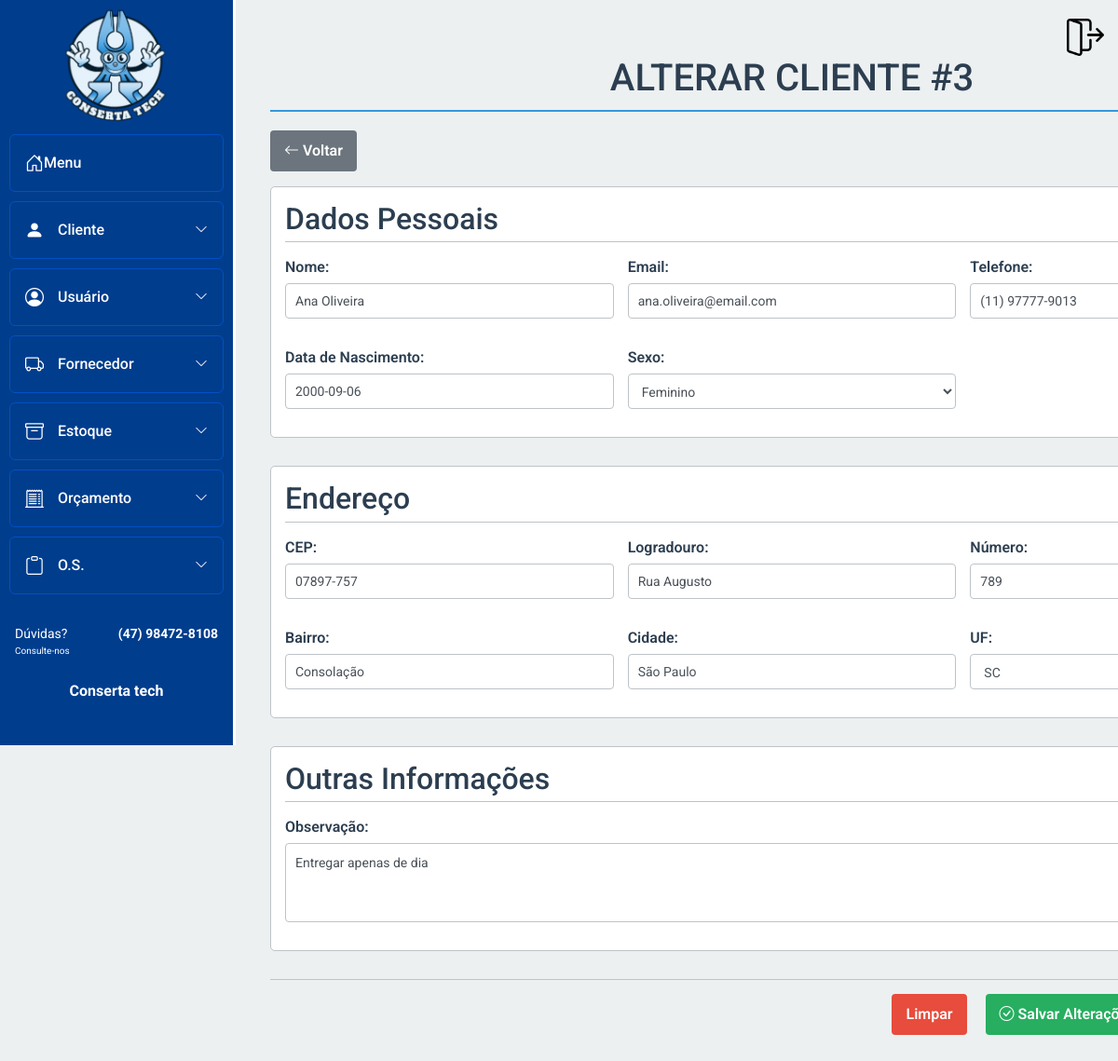
Screenshot of /sa_mod_bd/Cliente/alterar_cliente.php?id=3 (signed in) with the database file from the repository.
### tables this page shows
CREATE TABLE `cliente` (
  `id_cliente` int(11) NOT NULL,
  `id_usuario` int(11) NOT NULL,
  `email` varchar(100) DEFAULT NULL,
  `cpf` varchar(18) DEFAULT NULL,
  `nome` varchar(40) DEFAULT NULL,
  `observacao` varchar(255) DEFAULT NULL,
  `data_nasc` date DEFAULT NULL,
  `data_cad` date DEFAULT NULL,
  `sexo` enum('M','F') DEFAULT NULL,
  `cep` varchar(10) DEFAULT NULL,
  `logradouro` varchar(80) DEFAULT NULL,
  `tipo` varchar(20) DEFAULT NULL,
  `complemento` varchar(15) DEFAULT NULL,
  `numero` int(11) DEFAULT NULL,
  `cidade` varchar(30) DEFAULT NULL,
  `telefone` varchar(18) DEFAULT NULL,
  `uf` varchar(2) DEFAULT NULL,
  `bairro` varchar(20) DEFAULT NULL,
  `inativo` tinyint(4) DEFAULT 0
);

### sa_mod_bd/Cliente/alterar_cliente.php (the view, shortened to what this page needs)
<?php
require '../Conexao/conexao.php';
$clienteAtual = null;
if (isset($_GET['id']) && is_numeric($_GET['id'])) {
    $id_cliente = $_GET['id'];
    $sql = "SELECT * FROM cliente WHERE id_cliente=:id";
    $stmt = $pdo->prepare($sql);
    $stmt->bindParam(':id', $id_cliente, PDO::PARAM_INT);
    $stmt->execute();
    $clienteAtual = $stmt->fetch(PDO::FETCH_ASSOC);
} else {
    header("Location: buscar_cliente.php?msg=warning&text=Nenhum cliente selecionado!");
    exit;
}
function safe_html($value)
{
    return $value !== null ? htmlspecialchars($value) : '';
}
?>
<!DOCTYPE html>
<html lang="pt-br">
<head>
    <link rel="stylesheet" href="../bootstrap/css/bootstrap.min.css">
    <link rel="stylesheet" href="https://cdn.jsdelivr.net/npm/bootstrap-icons@1.10.3/font/bootstrap-icons.css" />
    <link rel="stylesheet" href="../Menu_lateral/css-home-bar.css" />
    <link rel="stylesheet" href="https://cdn.jsdelivr.net/npm/flatpickr/dist/flatpickr.min.css">
    <link rel="stylesheet" href="https://cdn.jsdelivr.net/npm/notyf@3/notyf.min.css">
    <link rel="stylesheet" href="alterar.css">
</head>
<body>
    <div class="container">
        <h1>ALTERAR CLIENTE #<?= safe_html($clienteAtual['id_cliente'] ?? '') ?></h1>
        <?php include("../Menu_lateral/menu.php"); ?>
        <div class="mb-3">
            <a href="buscar_cliente.php" class="btn btn-secondary">
                <i class="bi bi-arrow-left"></i> Voltar
            </a>
        </div>
        <?php if ($clienteAtual): ?>
            <form method="POST">
                <div class="form-section">
                    <h2>Dados Pessoais</h2>
                    <div class="campos_juridica">
                        <div class="linha">
                            <label for="nome_cliente">Nome:</label>
                            <input type="text" id="nome_cliente" name="nome" class="form-control"
                                value="<?= safe_html($clienteAtual['nome'] ?? '') ?>" required>
                        </div>
                        <div class="linha">
                            <label for="email">Email:</label>
                            <input type="email" id="email" name="email" class="form-control"
                                value="<?= safe_html($clienteAtual['email'] ?? '') ?>" required>
                        </div>
                        <div class="linha">
                            <label for="telefone">Telefone:</label>
                            <input type="text" id="telefone" name="telefone" class="form-control"
                                value="<?= safe_html($clienteAtual['telefone'] ?? '') ?>">
                        </div>
                        <div class="linha">
                            <label for="data_nasc">Data de Nascimento:</label>
                            <input type="text" id="data_nasc" name="data_nasc" class="form-control"
                                value="<?= safe_html($clienteAtual['data_nasc'] ?? '') ?>">
                        </div>
                        <div class="linha">
                            <label for="sexo">Sexo:</label>
                            <select id="sexo" name="sexo" class="form-control">
                                <option value="F" <?= ($clienteAtual['sexo'] == 'F') ? 'selected' : '' ?>>Feminino</option>
                            </select>
                        </div>
                    </div>
                </div>
                <div class="form-section">
                    <h2>Endereço</h2>
                    <div class="campos_juridica">
                        <div class="linha">
                            <label for="cep">CEP:</label>
                            <input type="text" id="cep" name="cep" class="form-control"
                                value="<?= safe_html($clienteAtual['cep'] ?? '') ?>">
                        </div>
                        <div class="linha">
                            <label for="logradouro">Logradouro:</label>
                            <input type="text" id="logradouro" name="logradouro" class="form-control"
                                value="<?= safe_html($clienteAtual['logradouro'] ?? '') ?>">
                        </div>
                        <div class="linha">
                            <label for="numero">Número:</label>
                            <input type="text" id="numero" name="numero" class="form-control"
                                value="<?= safe_html($clienteAtual['numero'] ?? '') ?>">
                        </div>
                        <div class="linha">
                            <label for="bairro">Bairro:</label>
                            <input type="text" id="bairro" name="bairro" class="form-control"
                                value="<?= safe_html($clienteAtual['bairro'] ?? '') ?>">
                        </div>
                        <div class="linha">
                            <label for="cidade">Cidade:</label>
                            <input type="text" id="cidade" name="cidade" class="form-control"
                                value="<?= safe_html($clienteAtual['cidade'] ?? '') ?>">
                        </div>
                        <div class="linha">
                            <label for="uf">UF:</label>
                            <select id="uf" name="uf" class="form-control">
                                <?php
                                $ufs = ['AC', 'AL', 'AP', 'AM', 'BA', 'CE', 'DF', 'ES', 'GO', 'MA', 'MT', 'MS', 'MG', 'PA', 'PB', 'PR', 'PE', 'PI', 'RJ', 'RN', 'RS', 'RO', 'RR', 'SC', 'SP', 'SE', 'TO'];
                                foreach ($ufs as $uf) {
                                    $selected = ($clienteAtual['uf'] == $uf) ? 'selected' : '';
                                    echo "<option value='$uf' $selected>$uf</option>";
                                }
                                ?>
                            </select>
                        </div>
                    </div>
                </div>
                <div class="form-section">
                    <h2>Outras Informações</h2>
                    <div class="campos_juridica">
                        <div class="linha" style="grid-column: 1 / -1;">
                            <label for="observacao">Observação:</label>
                            <textarea id="observacao" name="observacao" class="form-control"
                                rows="3"><?= safe_html($clienteAtual['observacao'] ?? '') ?></textarea>
                        </div>
                    </div>
                </div>
                <div class="container-botoes">
                    <button type="reset" class="btn btn-limpar">Limpar</button>
                    <button type="submit" class="btn btn-enviar">
                        <i class="bi bi-check-circle"></i> Salvar Alterações
                    </button>
                </div>
            </form>
        <?php endif; ?>
    </div>
</body>
</html>

### sa_mod_bd/Menu_lateral/menu.php (shortened to what this page needs)
<div id="menu-container">
  <button class="sair" title="sair da conta">
    <img src="../img/logout.png" alt="Sair">
  </button>
  <nav class="menu-lateral">
    <div class="top-menu">
      <ul>
        <button class="fixar-menu" id="fixar_menu">
          <img src="../img/techinho.png" alt="">
        </button>
        <li class="item-menu">
          <a href="../Principal/main.php" class="menu-link">
            <span class="icon"><i class="bi bi-house-door"></i></span>
            <span class="txt-link">Menu</span>
          </a>
        </li>
        <li class="item-menu">
          <a href="#" id="cliente" class="menu-link">
            <span class="icon"><i class="bi bi-person-fill"></i></span>
            <div class="txt-link-container">
              <span class="txt-link">Cliente</span>
              <i class="bi bi-chevron-down"></i>
            </div>
          </a>
        </li>
        <li class="item-menu">
          <a href="#" id="usuario" class="menu-link">
            <span class="icon"><i class="bi bi-person-circle"></i></span>
            <div class="txt-link-container">
              <span class="txt-link">Usuário</span>
              <i class="bi bi-chevron-down"></i>
            </div>
          </a>
        </li>
        <li class="item-menu">
          <a href="#" id="fornecedor" class="menu-link">
            <span class="icon"><i class="bi bi-truck"></i></span>
            <div class="txt-link-container">
              <span class="txt-link">Fornecedor</span>
              <i class="bi bi-chevron-down"></i>
            </div>
          </a>
        </li>
        <li class="item-menu">
          <a href="#" id="estoque" class="menu-link">
            <span class="icon"><i class="bi bi-archive"></i></span>
            <div class="txt-link-container">
              <span class="txt-link">Estoque</span>
              <i class="bi bi-chevron-down"></i>
            </div>
          </a>
        </li>
        <li class="item-menu">
          <a href="#" id="orcamento" class="menu-link">
            <span class="icon"><i class="bi bi-receipt-cutoff"></i></span>
            <div class="txt-link-container">
              <span class="txt-link">Orçamento</span>
              <i class="bi bi-chevron-down"></i>
            </div>
          </a>
        </li>
        <li class="item-menu">
          <a href="#" id="os" class="menu-link">
            <span class="icon"><i class="bi bi-clipboard"></i></span>
            <div class="txt-link-container">
              <span class="txt-link">O.S.</span>
              <i class="bi bi-chevron-down"></i>
            </div>
          </a>
        </li>
      </ul>
    </div>
    <div class="footer-contato">
      <div class="linha-info">
        <p class="duvidas">Dúvidas?<br><span>Consulte-nos</span></p>
        <p class="telefone">(47) 98472-8108</p>
      </div>
      <p class="empresa">Conserta tech</p>
    </div>
  </nav>
</div>
<link rel="stylesheet" href="css-home-bar.css">

### sa_mod_bd/Menu_lateral/css-home-bar.css (style rules this page uses)
* { margin: 0; padding: 0; box-sizing: border-box; font-family: 'Roboto', sans-serif; }
html, body { height: 100%; overflow-x: hidden; }
.menu-lateral { width: 60px; height: 100vh; background-color: #013d8d; padding: 0; box-shadow: 3px 0 0 #fff; position: fixed; top: 0; left: 0; display: flex; flex-direction: column; overflow-y: auto; padding-bottom: 20px; transition: width 0.5s ease-in; scrollbar-width: none; z-index: 1000; }
.top-menu { flex-grow: 1; }
.menu-lateral ul { list-style: none; padding-left: 0; margin: 0; display: flex; flex-direction: column; flex-grow: 1; }
.menu-lateral ul li { margin-bottom: 10px; padding: 0 10px; }
.item-menu { position: relative; display: flex; flex-direction: column; border-radius: 0.375rem; overflow: hidden; margin-bottom: 8px; }
.menu-link { color: #fff; text-decoration: none; font-size: 16px; padding: 15px 16px; display: flex; align-items: center; background-color: #013d8d; border: 1px solid #0250c5; border-radius: 0.375rem; transition: all 0.3s ease; min-width: 0; }
.txt-link-container { display: flex; align-items: center; justify-content: space-between; flex-grow: 1; min-width: 0; margin-left: 15px; }
.txt-link { font-weight: 500; white-space: nowrap; overflow: hidden; text-overflow: ellipsis; flex-grow: 1; min-width: 0; }
.menu-link .bi-chevron-down { font-size: 14px; transition: transform 0.3s ease; margin-left: 10px; flex-shrink: 0; }
.menu-link .icon i { font-size: 20px; width: 24px; text-align: center; flex-shrink: 0; }
.footer-contato { color: #ffffff; font-size: 13px; padding: 10px 16px; margin-top: auto; display: flex; flex-direction: column; align-items: center; text-align: center; }
.footer-contato .linha-info { display: flex; justify-content: space-between; width: 100%; font-weight: bold; font-size: 14px; }
.footer-contato .duvidas { text-align: left; font-weight: normal; }
.footer-contato .duvidas span { font-size: 10px; display: block; }
.footer-contato .telefone { text-align: right; }
.footer-contato .empresa { font-weight: bold; font-size: 16px; margin-top: 8px; }
button.sair { background: transparent; border: none; padding: 0; cursor: pointer; position: fixed; top: 20px; right: 15px; z-index: 999; }
button.sair img { width: 40px; height: 40px; transition: transform 0.2s ease, filter 0.2s ease; }
button.fixar-menu { margin: 0; background-color: #013d8d; transition: width 0.5s ease-in, filter 0.2s ease; border: none; width: 100%; display: flex; justify-content: center; padding: 10px 0; }
button.fixar-menu img { width: 150px; height: auto; cursor: pointer; border: none; transition: transform 0.3s ease; }
.fixar-menu { transition: opacity 0.3s ease; }

### rows the page displays
cliente: id_cliente "3", nome "Ana Oliveira", email "ana.oliveira@email.com", telefone "(11) 97777-9013", data_nasc "2000-09-06", sexo "Feminino", cep "07897-757", logradouro "Rua Augusto", numero "789", bairro "Consolação", cidade "São Paulo", observacao "Entregar apenas de dia"

### other values shown
form field uf "SC"
